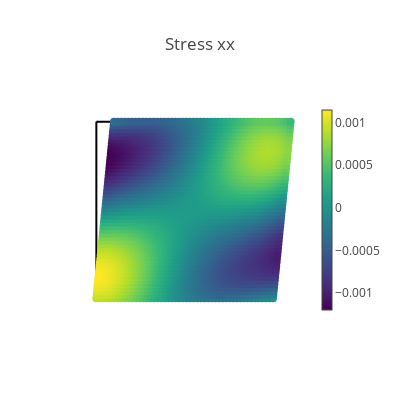
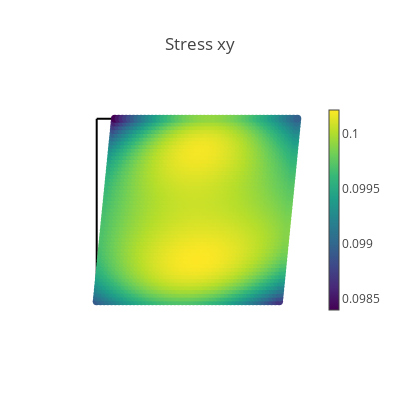
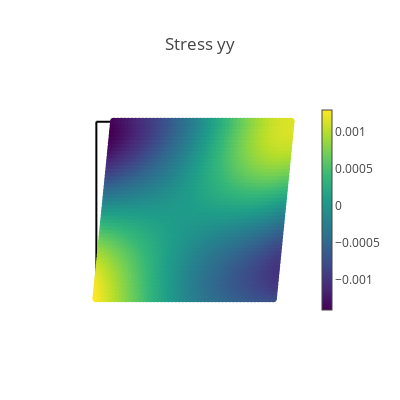
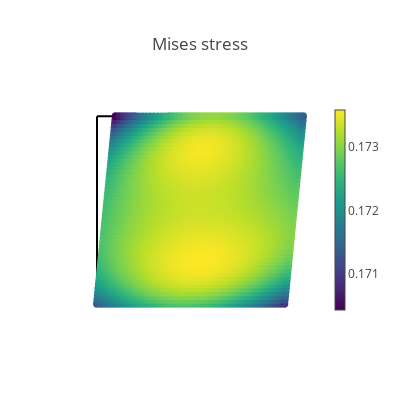

These figures' notebook cell, in order:
### Markdown cell above
## Visualization of results

### Code cell
# Create a validation domain different from the training domain
val_x, val_y = np.meshgrid(np.linspace(0, L, 50), np.linspace(0, L, 50))
val_domain = np.vstack([val_x.ravel(), val_y.ravel()]).T
val = torch.tensor(val_domain, requires_grad=True).double()

# Compute model predictions on the validation domain
disp = net(val)
def_val = val + disp
stress = torch.vmap(sigma)(val)
mises = torch.sqrt(
    stress[:, 0, 0] ** 2
    + stress[:, 1, 1] ** 2
    - stress[:, 0, 0] * stress[:, 1, 1]
    + 3 * stress[:, 0, 1] ** 2
)
# print([loss.item() for loss in compute_les(val)])

@torch.no_grad()
def make_plot(x, y, variable, title, cmap=sequential.Viridis, size=8.0):
    fig = go.Figure()

    # Plot boundaries
    m = dict(color="black")
    fig.add_trace(go.Scatter(x=top[:, 0], y=top[:, 1], mode="lines", marker=m))
    fig.add_trace(go.Scatter(x=bottom[:, 0], y=bottom[:, 1], mode="lines", marker=m))
    fig.add_trace(go.Scatter(x=left[:, 0], y=left[:, 1], mode="lines", marker=m))
    fig.add_trace(go.Scatter(x=right[:, 0], y=right[:, 1], mode="lines", marker=m))

    # Plot variable values
    m = dict(color=variable, colorscale=cmap, size=size, colorbar=dict(thickness=10))
    fig.add_trace(go.Scatter(x=x, y=y, marker=m, mode="markers"))

    # plot settings
    fig.layout.yaxis.scaleanchor = "x"
    fig.update_layout(
        template="none", width=400, height=400, title=title, showlegend=False
    )
    fig.update_xaxes(visible=False)
    fig.update_yaxes(visible=False)
    fig.show()


# Compute data error
s_pred = torch.vmap(sigma)(val)
ds_xx = s_pred[:, 0, 0]
ds_yy = s_pred[:, 1, 1]
ds_xy = 100 * (MU*EPS0 - s_pred[:, 0, 1])/(MU*EPS0)


# Plot stresses
make_plot(*def_val.T, stress[:, 0, 0], "Stress xx")
make_plot(*def_val.T, stress[:, 0, 1], "Stress xy")
make_plot(*def_val.T, stress[:, 1, 1], "Stress yy")
make_plot(*def_val.T, mises, "Mises stress")

# Plot displacements
make_plot(*def_val.T, disp[:, 0], "Displacement in x", cmap=sequential.Inferno)
make_plot(*def_val.T, disp[:, 1], "Displacement in y", cmap=sequential.Inferno)

# Plot stress errors
cmap = sequential.RdBu_r
make_plot(*val[:, 0:2].T, ds_xx, "Stress error xx", size=2.0, cmap=cmap)
make_plot(*val[:, 0:2].T, ds_yy, "Stress error yy", size=2.0, cmap=cmap)
make_plot(*val[:, 0:2].T, ds_xy, "Stress error xy in %", size=2.0, cmap=cmap)

### Figure 1 — Plotly figure (JSON) as saved in the notebook; plotly's stock layout.template omitted (floating-point values rounded to 4 significant figures; data arrays with more than 128 entries replaced by an {"elided": "..."} marker saying what was removed)
{"data": [{"marker": {"color": "black"}, "mode": "lines", "type": "scatter", "x": [0, 0.04167, 0.08333, 0.125, 0.1667, 0.2083, 0.25, 0.2917, 0.3333, 0.375, 0.4167, 0.4583, 0.5, 0.5417, 0.5833, 0.625, 0.6667, 0.7083, 0.75, 0.7917, 0.8333, 0.875, 0.9167, 0.9583, 1], "y": [1, 1, 1, 1, 1, 1, 1, 1, 1, 1, 1, 1, 1, 1, 1, 1, 1, 1, 1, 1, 1, 1, 1, 1, 1]}, {"marker": {"color": "black"}, "mode": "lines", "type": "scatter", "x": [0, 0.04167, 0.08333, 0.125, 0.1667, 0.2083, 0.25, 0.2917, 0.3333, 0.375, 0.4167, 0.4583, 0.5, 0.5417, 0.5833, 0.625, 0.6667, 0.7083, 0.75, 0.7917, 0.8333, 0.875, 0.9167, 0.9583, 1], "y": [0, 0, 0, 0, 0, 0, 0, 0, 0, 0, 0, 0, 0, 0, 0, 0, 0, 0, 0, 0, 0, 0, 0, 0, 0]}, {"marker": {"color": "black"}, "mode": "lines", "type": "scatter", "x": [0, 0, 0, 0, 0, 0, 0, 0, 0, 0, 0, 0, 0, 0, 0, 0, 0, 0, 0, 0, 0, 0, 0, 0, 0], "y": [0, 0.04167, 0.08333, 0.125, 0.1667, 0.2083, 0.25, 0.2917, 0.3333, 0.375, 0.4167, 0.4583, 0.5, 0.5417, 0.5833, 0.625, 0.6667, 0.7083, 0.75, 0.7917, 0.8333, 0.875, 0.9167, 0.9583, 1]}, {"marker": {"color": "black"}, "mode": "lines", "type": "scatter", "x": [1, 1, 1, 1, 1, 1, 1, 1, 1, 1, 1, 1, 1, 1, 1, 1, 1, 1, 1, 1, 1, 1, 1, 1, 1], "y": [0, 0.04167, 0.08333, 0.125, 0.1667, 0.2083, 0.25, 0.2917, 0.3333, 0.375, 0.4167, 0.4583, 0.5, 0.5417, 0.5833, 0.625, 0.6667, 0.7083, 0.75, 0.7917, 0.8333, 0.875, 0.9167, 0.9583, 1]}, {"marker": {"color": {"elided": "2500 float values"}, "colorbar": {"thickness": 10}, "colorscale": [[0, "#440154"], [0.1111, "#482878"], [0.2222, "#3e4989"], [0.3333, "#31688e"], [0.4444, "#26828e"], [0.5556, "#1f9e89"], [0.6667, "#35b779"], [0.7778, "#6ece58"], [0.8889, "#b5de2b"], [1, "#fde725"]], "size": 8}, "mode": "markers", "type": "scatter", "x": {"elided": "2500 float values"}, "y": {"elided": "2500 float values"}}], "layout": {"height": 400, "showlegend": false, "title": {"text": "Stress xx"}, "width": 400, "xaxis": {"visible": false}, "yaxis": {"scaleanchor": "x", "visible": false}}}

### Figure 2 — Plotly figure (JSON) as saved in the notebook; plotly's stock layout.template omitted (floating-point values rounded to 4 significant figures; data arrays with more than 128 entries replaced by an {"elided": "..."} marker saying what was removed)
{"data": [{"marker": {"color": "black"}, "mode": "lines", "type": "scatter", "x": [0, 0.04167, 0.08333, 0.125, 0.1667, 0.2083, 0.25, 0.2917, 0.3333, 0.375, 0.4167, 0.4583, 0.5, 0.5417, 0.5833, 0.625, 0.6667, 0.7083, 0.75, 0.7917, 0.8333, 0.875, 0.9167, 0.9583, 1], "y": [1, 1, 1, 1, 1, 1, 1, 1, 1, 1, 1, 1, 1, 1, 1, 1, 1, 1, 1, 1, 1, 1, 1, 1, 1]}, {"marker": {"color": "black"}, "mode": "lines", "type": "scatter", "x": [0, 0.04167, 0.08333, 0.125, 0.1667, 0.2083, 0.25, 0.2917, 0.3333, 0.375, 0.4167, 0.4583, 0.5, 0.5417, 0.5833, 0.625, 0.6667, 0.7083, 0.75, 0.7917, 0.8333, 0.875, 0.9167, 0.9583, 1], "y": [0, 0, 0, 0, 0, 0, 0, 0, 0, 0, 0, 0, 0, 0, 0, 0, 0, 0, 0, 0, 0, 0, 0, 0, 0]}, {"marker": {"color": "black"}, "mode": "lines", "type": "scatter", "x": [0, 0, 0, 0, 0, 0, 0, 0, 0, 0, 0, 0, 0, 0, 0, 0, 0, 0, 0, 0, 0, 0, 0, 0, 0], "y": [0, 0.04167, 0.08333, 0.125, 0.1667, 0.2083, 0.25, 0.2917, 0.3333, 0.375, 0.4167, 0.4583, 0.5, 0.5417, 0.5833, 0.625, 0.6667, 0.7083, 0.75, 0.7917, 0.8333, 0.875, 0.9167, 0.9583, 1]}, {"marker": {"color": "black"}, "mode": "lines", "type": "scatter", "x": [1, 1, 1, 1, 1, 1, 1, 1, 1, 1, 1, 1, 1, 1, 1, 1, 1, 1, 1, 1, 1, 1, 1, 1, 1], "y": [0, 0.04167, 0.08333, 0.125, 0.1667, 0.2083, 0.25, 0.2917, 0.3333, 0.375, 0.4167, 0.4583, 0.5, 0.5417, 0.5833, 0.625, 0.6667, 0.7083, 0.75, 0.7917, 0.8333, 0.875, 0.9167, 0.9583, 1]}, {"marker": {"color": {"elided": "2500 float values"}, "colorbar": {"thickness": 10}, "colorscale": [[0, "#440154"], [0.1111, "#482878"], [0.2222, "#3e4989"], [0.3333, "#31688e"], [0.4444, "#26828e"], [0.5556, "#1f9e89"], [0.6667, "#35b779"], [0.7778, "#6ece58"], [0.8889, "#b5de2b"], [1, "#fde725"]], "size": 8}, "mode": "markers", "type": "scatter", "x": {"elided": "2500 float values"}, "y": {"elided": "2500 float values"}}], "layout": {"height": 400, "showlegend": false, "title": {"text": "Stress xy"}, "width": 400, "xaxis": {"visible": false}, "yaxis": {"scaleanchor": "x", "visible": false}}}

### Figure 3 — Plotly figure (JSON) as saved in the notebook; plotly's stock layout.template omitted (floating-point values rounded to 4 significant figures; data arrays with more than 128 entries replaced by an {"elided": "..."} marker saying what was removed)
{"data": [{"marker": {"color": "black"}, "mode": "lines", "type": "scatter", "x": [0, 0.04167, 0.08333, 0.125, 0.1667, 0.2083, 0.25, 0.2917, 0.3333, 0.375, 0.4167, 0.4583, 0.5, 0.5417, 0.5833, 0.625, 0.6667, 0.7083, 0.75, 0.7917, 0.8333, 0.875, 0.9167, 0.9583, 1], "y": [1, 1, 1, 1, 1, 1, 1, 1, 1, 1, 1, 1, 1, 1, 1, 1, 1, 1, 1, 1, 1, 1, 1, 1, 1]}, {"marker": {"color": "black"}, "mode": "lines", "type": "scatter", "x": [0, 0.04167, 0.08333, 0.125, 0.1667, 0.2083, 0.25, 0.2917, 0.3333, 0.375, 0.4167, 0.4583, 0.5, 0.5417, 0.5833, 0.625, 0.6667, 0.7083, 0.75, 0.7917, 0.8333, 0.875, 0.9167, 0.9583, 1], "y": [0, 0, 0, 0, 0, 0, 0, 0, 0, 0, 0, 0, 0, 0, 0, 0, 0, 0, 0, 0, 0, 0, 0, 0, 0]}, {"marker": {"color": "black"}, "mode": "lines", "type": "scatter", "x": [0, 0, 0, 0, 0, 0, 0, 0, 0, 0, 0, 0, 0, 0, 0, 0, 0, 0, 0, 0, 0, 0, 0, 0, 0], "y": [0, 0.04167, 0.08333, 0.125, 0.1667, 0.2083, 0.25, 0.2917, 0.3333, 0.375, 0.4167, 0.4583, 0.5, 0.5417, 0.5833, 0.625, 0.6667, 0.7083, 0.75, 0.7917, 0.8333, 0.875, 0.9167, 0.9583, 1]}, {"marker": {"color": "black"}, "mode": "lines", "type": "scatter", "x": [1, 1, 1, 1, 1, 1, 1, 1, 1, 1, 1, 1, 1, 1, 1, 1, 1, 1, 1, 1, 1, 1, 1, 1, 1], "y": [0, 0.04167, 0.08333, 0.125, 0.1667, 0.2083, 0.25, 0.2917, 0.3333, 0.375, 0.4167, 0.4583, 0.5, 0.5417, 0.5833, 0.625, 0.6667, 0.7083, 0.75, 0.7917, 0.8333, 0.875, 0.9167, 0.9583, 1]}, {"marker": {"color": {"elided": "2500 float values"}, "colorbar": {"thickness": 10}, "colorscale": [[0, "#440154"], [0.1111, "#482878"], [0.2222, "#3e4989"], [0.3333, "#31688e"], [0.4444, "#26828e"], [0.5556, "#1f9e89"], [0.6667, "#35b779"], [0.7778, "#6ece58"], [0.8889, "#b5de2b"], [1, "#fde725"]], "size": 8}, "mode": "markers", "type": "scatter", "x": {"elided": "2500 float values"}, "y": {"elided": "2500 float values"}}], "layout": {"height": 400, "showlegend": false, "title": {"text": "Stress yy"}, "width": 400, "xaxis": {"visible": false}, "yaxis": {"scaleanchor": "x", "visible": false}}}

### Figure 4 — Plotly figure (JSON) as saved in the notebook; plotly's stock layout.template omitted (floating-point values rounded to 4 significant figures; data arrays with more than 128 entries replaced by an {"elided": "..."} marker saying what was removed)
{"data": [{"marker": {"color": "black"}, "mode": "lines", "type": "scatter", "x": [0, 0.04167, 0.08333, 0.125, 0.1667, 0.2083, 0.25, 0.2917, 0.3333, 0.375, 0.4167, 0.4583, 0.5, 0.5417, 0.5833, 0.625, 0.6667, 0.7083, 0.75, 0.7917, 0.8333, 0.875, 0.9167, 0.9583, 1], "y": [1, 1, 1, 1, 1, 1, 1, 1, 1, 1, 1, 1, 1, 1, 1, 1, 1, 1, 1, 1, 1, 1, 1, 1, 1]}, {"marker": {"color": "black"}, "mode": "lines", "type": "scatter", "x": [0, 0.04167, 0.08333, 0.125, 0.1667, 0.2083, 0.25, 0.2917, 0.3333, 0.375, 0.4167, 0.4583, 0.5, 0.5417, 0.5833, 0.625, 0.6667, 0.7083, 0.75, 0.7917, 0.8333, 0.875, 0.9167, 0.9583, 1], "y": [0, 0, 0, 0, 0, 0, 0, 0, 0, 0, 0, 0, 0, 0, 0, 0, 0, 0, 0, 0, 0, 0, 0, 0, 0]}, {"marker": {"color": "black"}, "mode": "lines", "type": "scatter", "x": [0, 0, 0, 0, 0, 0, 0, 0, 0, 0, 0, 0, 0, 0, 0, 0, 0, 0, 0, 0, 0, 0, 0, 0, 0], "y": [0, 0.04167, 0.08333, 0.125, 0.1667, 0.2083, 0.25, 0.2917, 0.3333, 0.375, 0.4167, 0.4583, 0.5, 0.5417, 0.5833, 0.625, 0.6667, 0.7083, 0.75, 0.7917, 0.8333, 0.875, 0.9167, 0.9583, 1]}, {"marker": {"color": "black"}, "mode": "lines", "type": "scatter", "x": [1, 1, 1, 1, 1, 1, 1, 1, 1, 1, 1, 1, 1, 1, 1, 1, 1, 1, 1, 1, 1, 1, 1, 1, 1], "y": [0, 0.04167, 0.08333, 0.125, 0.1667, 0.2083, 0.25, 0.2917, 0.3333, 0.375, 0.4167, 0.4583, 0.5, 0.5417, 0.5833, 0.625, 0.6667, 0.7083, 0.75, 0.7917, 0.8333, 0.875, 0.9167, 0.9583, 1]}, {"marker": {"color": {"elided": "2500 float values"}, "colorbar": {"thickness": 10}, "colorscale": [[0, "#440154"], [0.1111, "#482878"], [0.2222, "#3e4989"], [0.3333, "#31688e"], [0.4444, "#26828e"], [0.5556, "#1f9e89"], [0.6667, "#35b779"], [0.7778, "#6ece58"], [0.8889, "#b5de2b"], [1, "#fde725"]], "size": 8}, "mode": "markers", "type": "scatter", "x": {"elided": "2500 float values"}, "y": {"elided": "2500 float values"}}], "layout": {"height": 400, "showlegend": false, "title": {"text": "Mises stress"}, "width": 400, "xaxis": {"visible": false}, "yaxis": {"scaleanchor": "x", "visible": false}}}
